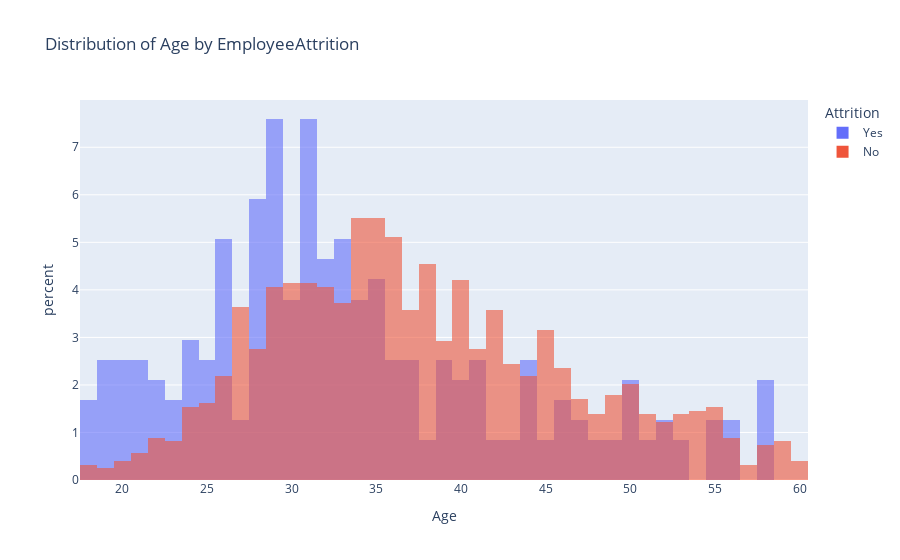
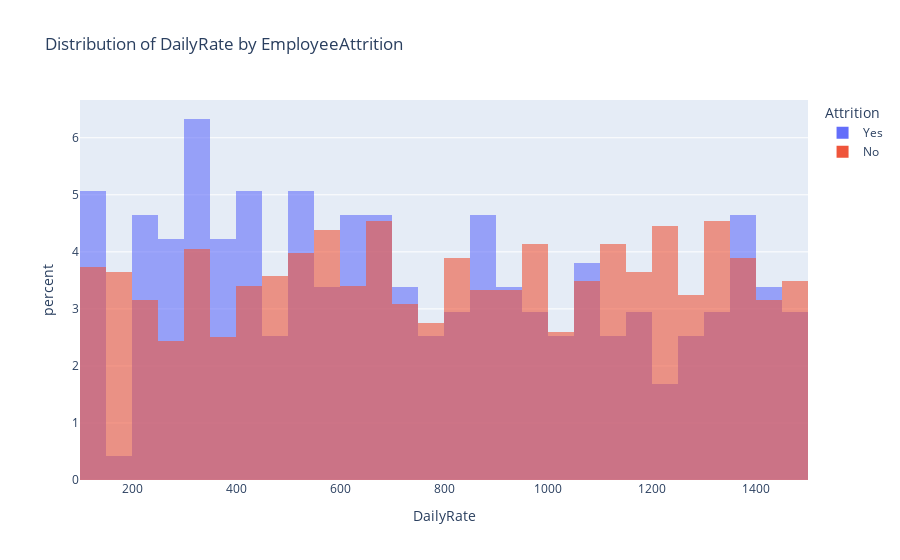
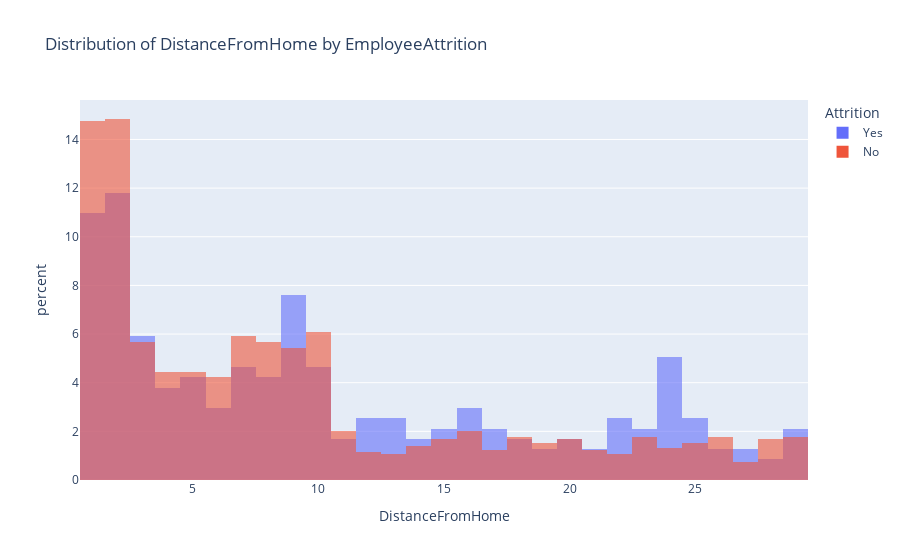
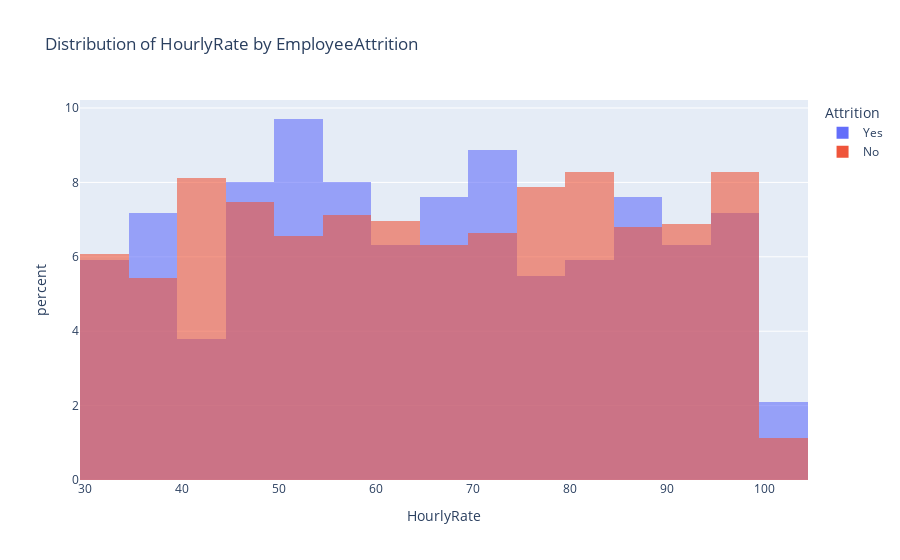

Write notebook code for charts like these, in order.
### Markdown cell above
### Plot for numerical variables

### Code cell
cont_num_cols = [
    "Age",
    "DailyRate",
    "DistanceFromHome",
    "HourlyRate",
    "MonthlyIncome",
    "MonthlyRate",
    "NumCompaniesWorked",
    "PercentSalaryHike",
    "TotalWorkingYears",
    "TrainingTimesLastYear",
    "YearsAtCompany",
    "YearsInCurrentRole",
    "YearsSinceLastPromotion",
    "YearsWithCurrManager",
]

for col in cont_num_cols:
    fig = px.histogram(df, x=col, color="Attrition", histnorm="percent", barmode="overlay",
                       opacity=0.6, title=f"Distribution of {col} by EmployeeAttrition")
    
    fig.show()

### Figure 1 — Plotly figure (JSON) as saved in the notebook; plotly's stock layout.template omitted (floating-point values rounded to 4 significant figures; data arrays with more than 128 entries replaced by an {"elided": "..."} marker saying what was removed)
{"data": [{"bingroup": "x", "histnorm": "percent", "hovertemplate": "Attrition=Yes<br>Age=%{x}<br>percent=%{y}<extra></extra>", "legendgroup": "Yes", "marker": {"color": "#636efa", "opacity": 0.6, "pattern": {"shape": ""}}, "name": "Yes", "orientation": "v", "showlegend": true, "type": "histogram", "x": {"elided": "237 int values"}, "xaxis": "x", "yaxis": "y"}, {"bingroup": "x", "histnorm": "percent", "hovertemplate": "Attrition=No<br>Age=%{x}<br>percent=%{y}<extra></extra>", "legendgroup": "No", "marker": {"color": "#EF553B", "opacity": 0.6, "pattern": {"shape": ""}}, "name": "No", "orientation": "v", "showlegend": true, "type": "histogram", "x": {"elided": "1233 int values"}, "xaxis": "x", "yaxis": "y"}], "layout": {"barmode": "overlay", "legend": {"title": {"text": "Attrition"}, "tracegroupgap": 0}, "title": {"text": "Distribution of Age by EmployeeAttrition"}, "xaxis": {"anchor": "y", "domain": [0, 1], "title": {"text": "Age"}}, "yaxis": {"anchor": "x", "domain": [0, 1], "title": {"text": "percent"}}}}

### Figure 2 — Plotly figure (JSON) as saved in the notebook; plotly's stock layout.template omitted (floating-point values rounded to 4 significant figures; data arrays with more than 128 entries replaced by an {"elided": "..."} marker saying what was removed)
{"data": [{"bingroup": "x", "histnorm": "percent", "hovertemplate": "Attrition=Yes<br>DailyRate=%{x}<br>percent=%{y}<extra></extra>", "legendgroup": "Yes", "marker": {"color": "#636efa", "opacity": 0.6, "pattern": {"shape": ""}}, "name": "Yes", "orientation": "v", "showlegend": true, "type": "histogram", "x": {"elided": "237 int values"}, "xaxis": "x", "yaxis": "y"}, {"bingroup": "x", "histnorm": "percent", "hovertemplate": "Attrition=No<br>DailyRate=%{x}<br>percent=%{y}<extra></extra>", "legendgroup": "No", "marker": {"color": "#EF553B", "opacity": 0.6, "pattern": {"shape": ""}}, "name": "No", "orientation": "v", "showlegend": true, "type": "histogram", "x": {"elided": "1233 int values"}, "xaxis": "x", "yaxis": "y"}], "layout": {"barmode": "overlay", "legend": {"title": {"text": "Attrition"}, "tracegroupgap": 0}, "title": {"text": "Distribution of DailyRate by EmployeeAttrition"}, "xaxis": {"anchor": "y", "domain": [0, 1], "title": {"text": "DailyRate"}}, "yaxis": {"anchor": "x", "domain": [0, 1], "title": {"text": "percent"}}}}

### Figure 3 — Plotly figure (JSON) as saved in the notebook; plotly's stock layout.template omitted (floating-point values rounded to 4 significant figures; data arrays with more than 128 entries replaced by an {"elided": "..."} marker saying what was removed)
{"data": [{"bingroup": "x", "histnorm": "percent", "hovertemplate": "Attrition=Yes<br>DistanceFromHome=%{x}<br>percent=%{y}<extra></extra>", "legendgroup": "Yes", "marker": {"color": "#636efa", "opacity": 0.6, "pattern": {"shape": ""}}, "name": "Yes", "orientation": "v", "showlegend": true, "type": "histogram", "x": {"elided": "237 int values"}, "xaxis": "x", "yaxis": "y"}, {"bingroup": "x", "histnorm": "percent", "hovertemplate": "Attrition=No<br>DistanceFromHome=%{x}<br>percent=%{y}<extra></extra>", "legendgroup": "No", "marker": {"color": "#EF553B", "opacity": 0.6, "pattern": {"shape": ""}}, "name": "No", "orientation": "v", "showlegend": true, "type": "histogram", "x": {"elided": "1233 int values"}, "xaxis": "x", "yaxis": "y"}], "layout": {"barmode": "overlay", "legend": {"title": {"text": "Attrition"}, "tracegroupgap": 0}, "title": {"text": "Distribution of DistanceFromHome by EmployeeAttrition"}, "xaxis": {"anchor": "y", "domain": [0, 1], "title": {"text": "DistanceFromHome"}}, "yaxis": {"anchor": "x", "domain": [0, 1], "title": {"text": "percent"}}}}

### Figure 4 — Plotly figure (JSON) as saved in the notebook; plotly's stock layout.template omitted (floating-point values rounded to 4 significant figures; data arrays with more than 128 entries replaced by an {"elided": "..."} marker saying what was removed)
{"data": [{"bingroup": "x", "histnorm": "percent", "hovertemplate": "Attrition=Yes<br>HourlyRate=%{x}<br>percent=%{y}<extra></extra>", "legendgroup": "Yes", "marker": {"color": "#636efa", "opacity": 0.6, "pattern": {"shape": ""}}, "name": "Yes", "orientation": "v", "showlegend": true, "type": "histogram", "x": {"elided": "237 int values"}, "xaxis": "x", "yaxis": "y"}, {"bingroup": "x", "histnorm": "percent", "hovertemplate": "Attrition=No<br>HourlyRate=%{x}<br>percent=%{y}<extra></extra>", "legendgroup": "No", "marker": {"color": "#EF553B", "opacity": 0.6, "pattern": {"shape": ""}}, "name": "No", "orientation": "v", "showlegend": true, "type": "histogram", "x": {"elided": "1233 int values"}, "xaxis": "x", "yaxis": "y"}], "layout": {"barmode": "overlay", "legend": {"title": {"text": "Attrition"}, "tracegroupgap": 0}, "title": {"text": "Distribution of HourlyRate by EmployeeAttrition"}, "xaxis": {"anchor": "y", "domain": [0, 1], "title": {"text": "HourlyRate"}}, "yaxis": {"anchor": "x", "domain": [0, 1], "title": {"text": "percent"}}}}
